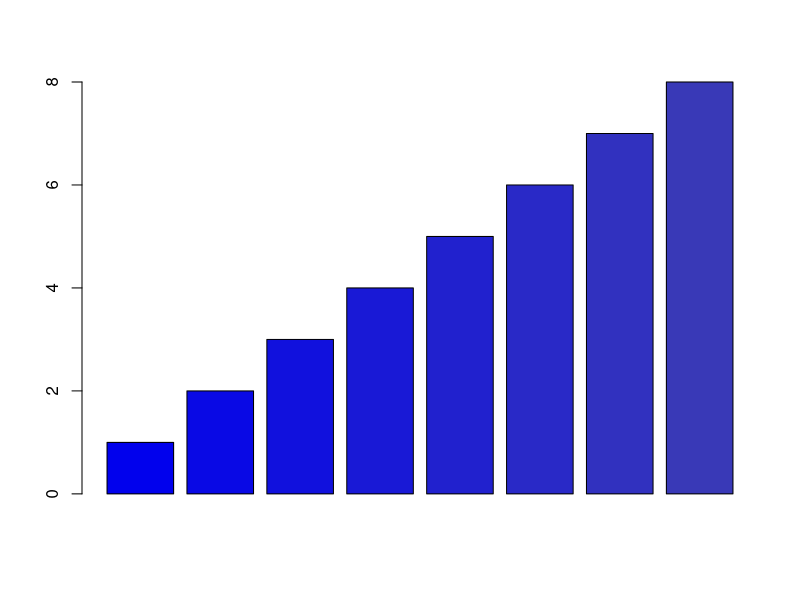

The R script that drew this image:
#!/usr/bin/env Rscript
# this script does what?
library(ggplot2)
library(Cairo)

paletteFunc <- colorRampPalette(c("#0101ed", "#fbfb02"))
palette  <- paletteFunc(32);

# Cairo image template
CairoPNG("fname.png", 800, 800)
barplot(1:8, col=palette)
dev.off()
